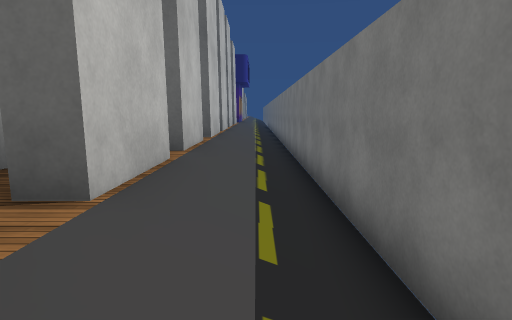
[1] (above)

16 first-person views from a walk through a scene from a Unity 3-D project. The camera is 1.5 m above the floor, tilts 8° down and sees 75° across. The floor is counted in squares, 1.5 m on a side. Each view is taken from the middle of a square. On the plan, view 1 faces up. The plan holds only what a view shows up to about 13 squares ahead; the rest is blank. The place goes on beyond the plan. The player character is not drawn. Some surface patterns are stand-ins.

[2]
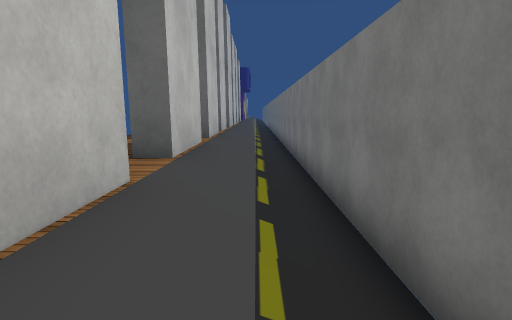

[3]
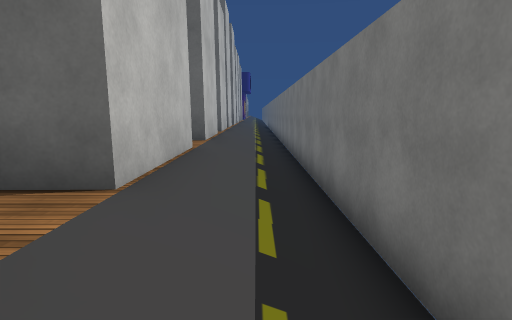

[4]
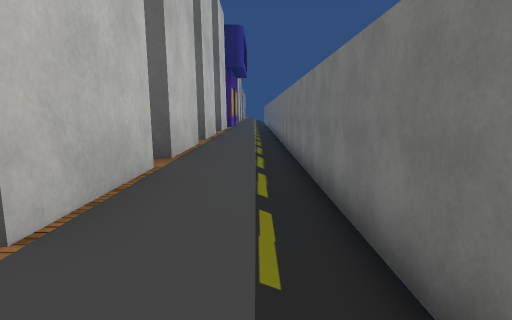

[5]
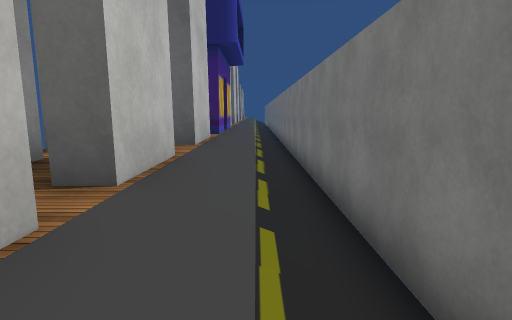

[6]
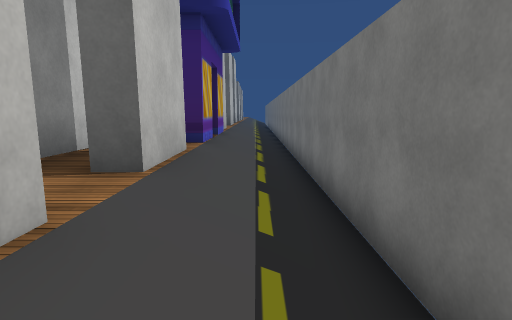

[7]
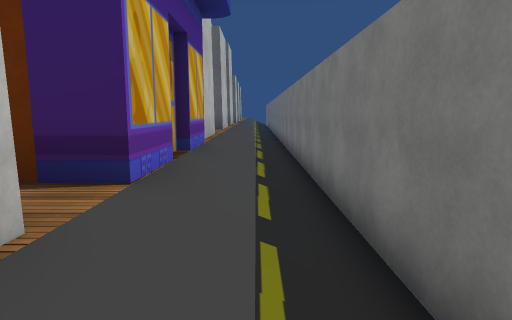

[8]
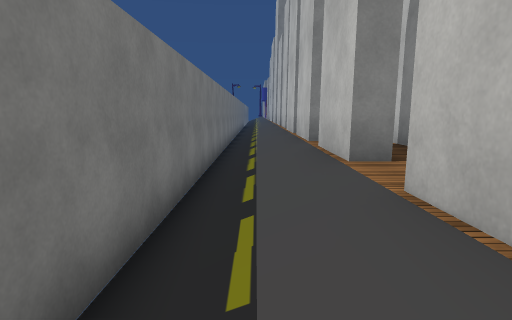

[9]
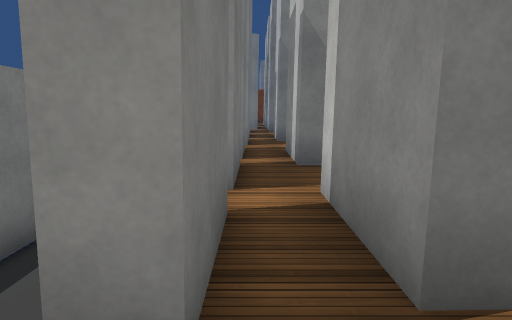

[10]
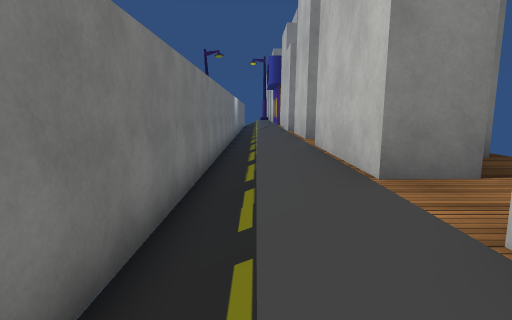

[11]
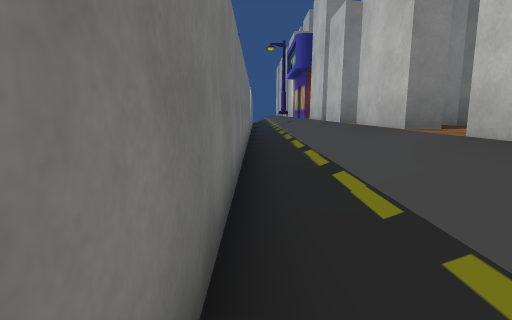

[12]
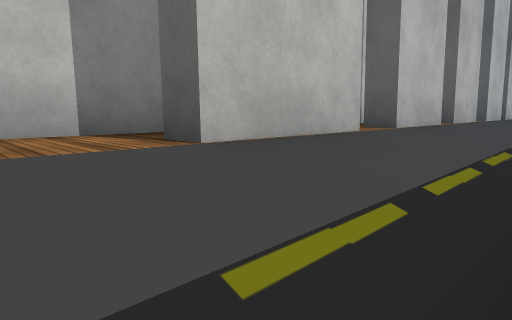

[13]
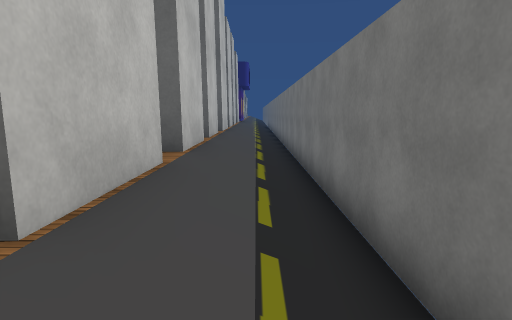

[14]
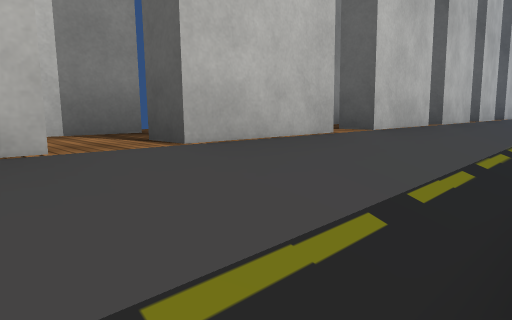

[15]
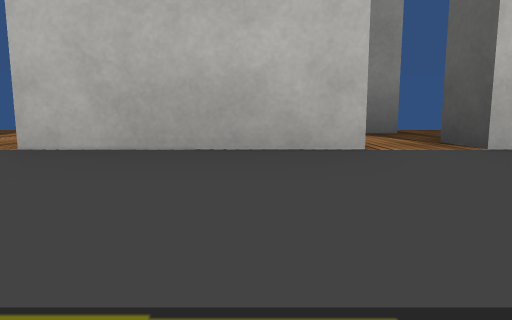

[16]
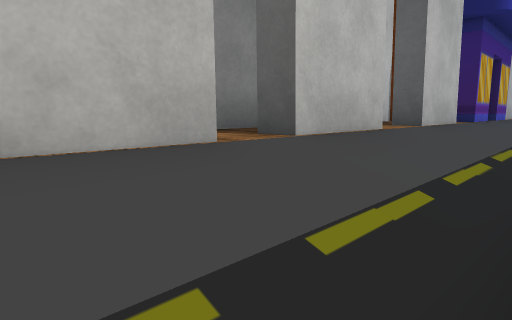

### Floor plan
Key: @ floor where view 1 was taken; # wall or solid block; x gap in a wall; . floor; / step, stairs or slope.
Columns run from 3 left of view 1 to 2 right of it. Each row starts with its distance up from view 1.
 25   #//#
 24   #//#
 23   #//#
 22 ###//#
 21 x..//#
 20 ##.//#
 19 ##.//#
 18 #..//#
 17 ...//#
 16 ##.//#
 15 ##.//#
 14 x..//#
 13  #.//#
 12 ##.//#
 11 #..//#
 10 ##.//#
  9 ##.//#
  8 ...//#
  7 .#.//#
  6 ##.//#
  5 #..//#
  4 ##.//#
  3 .#.//#
  2 ...//#
  1 .#.//#
  0  #.@/#
 -1 ##.//#
 -2 #..//#
 -3 ##.//#
 -4  #.//#
 -5 ##.//#
 -6  #.//#
 -7  ..//#
 -8  #.//#
 -9 ##.//#
-10 ##.//#

Positions as (right, up) in squares from view 1, and headings:
1: (0, 0), facing up
2: (0, -6), facing up
3: (0, -9), facing up
4: (0, 7), facing up
5: (0, 12), facing up
6: (0, 15), facing up
7: (0, 19), facing up
8: (0, 21), facing down
9: (-2, 18), facing down
10: (0, 0), facing down
11: (1, -3), facing down
12: (1, -3), facing up-left
13: (0, -3), facing up
14: (1, 4), facing up-left
15: (1, 10), facing left
16: (1, 12), facing up-left
